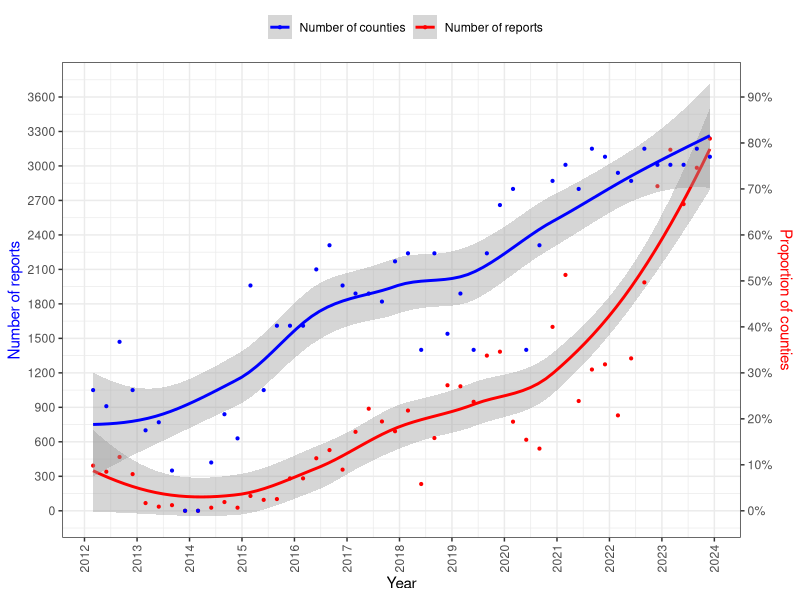
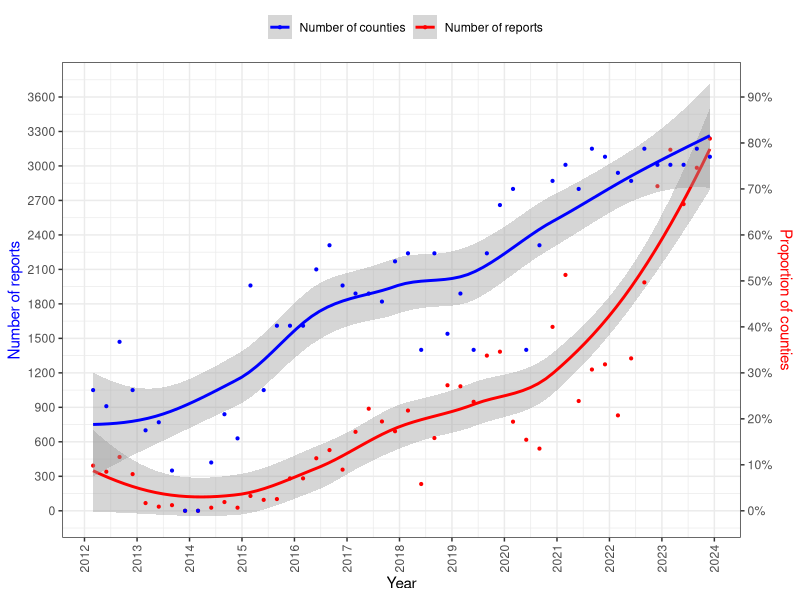
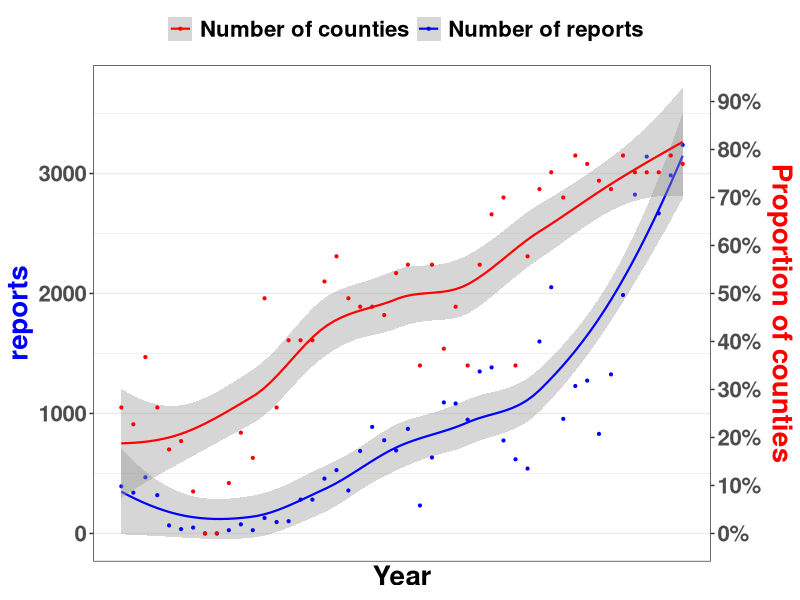

Write the R code that produced these figures, in order.
library(tidyverse)
library(ggplot2)
library(scales)
trend<- read_csv("report_trend_2012-2023.csv")

head(trend)

Trend1<-trend%>%
  select(Year, quarter, "No of Reports", "No of Counties")%>%
  mutate(quarter=recode(quarter, "Q1"="03", "Q2"="06", "Q3"="09", "Q4"="12"))%>%
  rename("reports" = "No of Reports", "counties" = "No of Counties" )%>%
  mutate(date=as.Date(paste0(as.character(Year)," ", quarter," ", "01"),"%Y %m %d"))
  
head(Trend1)


###############################################################################

colors<-c("Number of reports"="red", "Number of counties"="blue")

ggplot()+
  geom_smooth(data=Trend1, aes(x=date, y=reports, color="Number of reports"))+
  geom_point(data=Trend1, aes(x=date, y=reports, color="Number of reports"), size=0.75 )+
  theme_bw()+
  geom_smooth(data=Trend1, aes(x=date, y=counties*70, color="Number of counties"))+
  geom_point(data=Trend1, aes(x=date, y=counties*70, color="Number of counties"),size=0.75)+
  scale_y_continuous(breaks=c(seq(0,3600, by=300)),
                     name = "Number of reports",
                     sec.axis = sec_axis(~./40,breaks = c(seq(0,90,10)), 
                                         name = "Proportion of counties",
                    labels = function(b) { paste0(round(b, 0), "%")})) +
  scale_x_date(
    labels = scales::date_format("%Y"),
    breaks = scales::date_breaks("1 year")     
               ) +
  labs(color="", x="Year") +
  theme(
    axis.title.y = element_text(color = "blue"),
    axis.title.y.right = element_text(color = "red"),
    #text = element_text(face="bold"), 
    axis.text.x = element_text(angle = 90, vjust = 0.5),
    legend.position = "top")+
  scale_color_manual(values=colors)

dev.off()
ggsave("Trend_of_reports2.png", width=14, height=8, units = c("cm"), dpi = 1000)

####################################################################
# Load the ggplot2 library
library(ggplot2)

# Define custom colors
colors <- c("Number of reports" = "blue", "Number of counties" = "red")

# Create a ggplot
ggplot(Trend1, aes(x = date)) +
  # Geom for smoothed lines and points for "Number of reports"
  geom_smooth(aes(y = reports, color = "Number of reports"), size = 0.75) +
  geom_point(aes(y = reports, color = "Number of reports"), size = 0.75) +
  
  # Geom for smoothed lines and points for "Number of counties"
  geom_smooth(aes(y = counties * 70, color = "Number of counties"), size = 0.75) +
  geom_point(aes(y = counties * 70, color = "Number of counties"), size = 0.75) +
  
  # Define primary y-axis (left)
  scale_y_continuous(breaks = seq(0, 3600, by = 300), name = "Number of reports") +
  
  # Define secondary y-axis (right)
  scale_y_continuous(
    sec.axis = sec_axis(~./40, breaks = seq(0, 90, 10), name = "Proportion of counties",
                        labels = function(b) { paste0(round(b, 0), "%") })
  ) +
  
  # Define x-axis breaks
  scale_x_continuous(breaks = seq(min(Trend1$Year), max(Trend1$Year), by = 1)) +
  
  # Other theme adjustments
  theme_bw() +
  labs(color = "", x = "Year") +
  theme(
    axis.title.y = element_text(color = "blue"),
    axis.title.y.right = element_text(color = "red"),
    text = element_text(face = "bold", size = 20),
    legend.position = "top"
  ) +
  scale_color_manual(values = colors)
##############################################################################                                                                                                                                                                                                                                                                                  
                                                                                                                                                                                                                                                                                                                                                             
                                                                                                                                                                                                                                                                                                                                                       